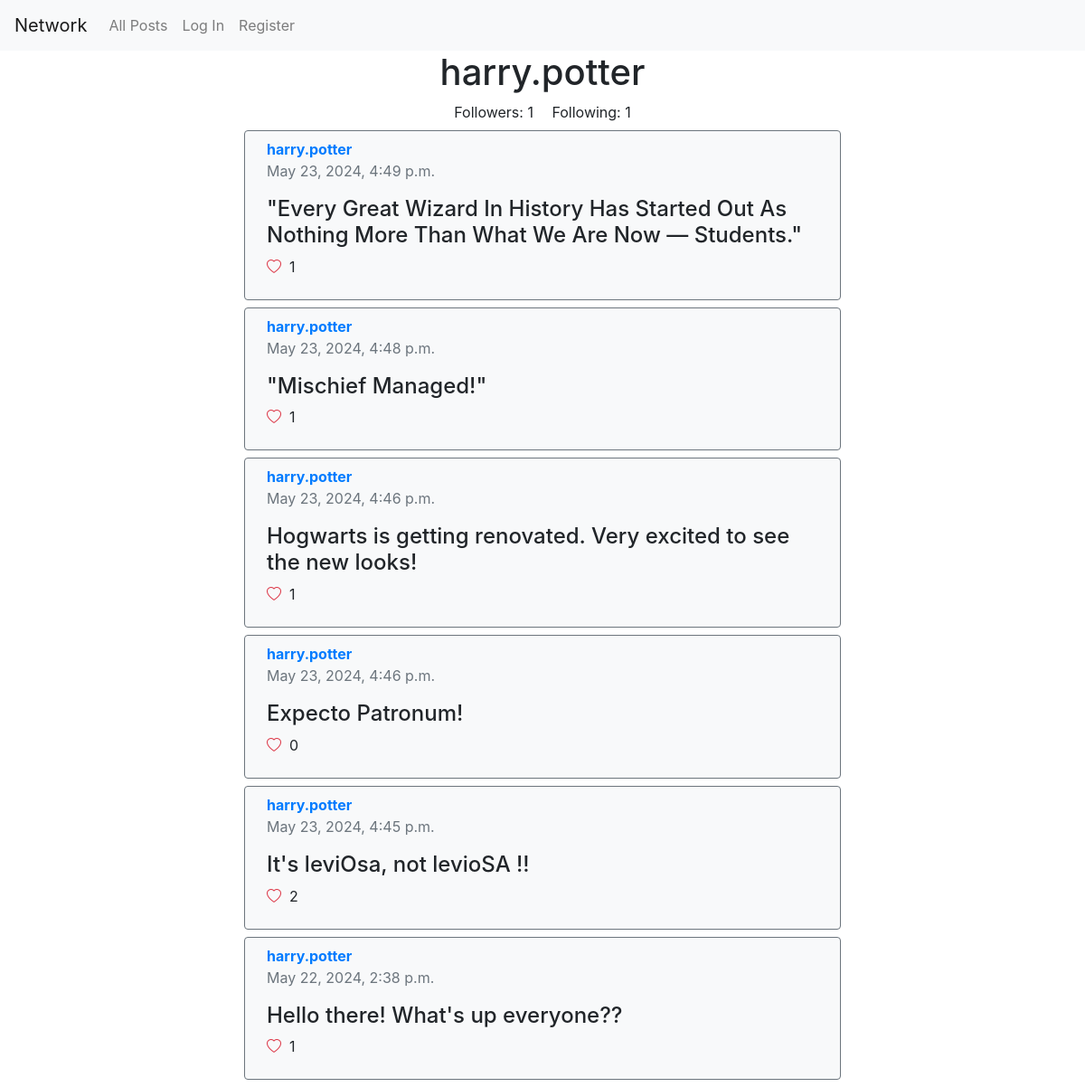
Screenshot of /profile/harry.potter with the database file from the repository.
### network/models.py (models this page shows, shortened)
class User(AbstractUser):
    pass

class Post(models.Model):
  user = models.ForeignKey(User, on_delete=models.CASCADE)
  content = models.TextField()
  timestamp = models.DateTimeField(auto_now_add=True)
  likes = models.PositiveIntegerField(default=0)

### network/views.py (the view)
# urls.py: path('profile/<str:username>', views.profile, name='profile'),
def profile(request, username):
  user = get_object_or_404(User, username=username)
  user_posts = Post.objects.filter(user=user).order_by('-timestamp')
  posts = []
  for post in user_posts:
    if request.user.is_authenticated:
      already_liked = post.liked_by.filter(user=request.user).exists()
      posts.append({
        'post': post,
        'already_liked': already_liked
      })
    else:
      posts.append({
        'post': post
      })
  paginator = Paginator(posts, 10)
  page_number = request.GET.get('page')
  page_obj = paginator.get_page(page_number)
  follower_count = user.followers.count()
  following_count = user.following.count()  # Optional, depending on your model
  show_follow_button = request.user != user and request.user.is_authenticated
  following = False
  if show_follow_button:
    following = Follower.objects.filter(follower=request.user, following=user).exists()
  return render(request, 'network/profile.html', {
      'profile_user': user,
      'posts': page_obj,
      'follower_count': follower_count,
      'following_count': following_count,
      'following': following,
      'show_follow_button': show_follow_button,
      'paginator': paginator
  })

### network/templates/network/profile.html (shortened to what this page needs)
{% extends "network/layout.html" %}
{% block body %}
    <h1>{{ profile_user.username }}</h1>
    <div class="container text-center mb-2">
        <span id="followers" class="mx-2">Followers: {{ follower_count }}</span>
        <span id="following" class="mx-2">Following: {{ following_count }}</span>
    </div>
    <div class="post-container">
        {% for post in posts %}
            <div class="post px-4 py-2 border border border-secondary rounded bg-light mb-2 w-100">
                <p class="mb-0 d-inline-block mr-3"><a href="{% url 'profile' post.post.user.username %}"><strong>{{ post.post.user.username }}</strong></a></p>
                <p class="text-muted mt-0">{{ post.post.timestamp }}</p>
                <p class="h4" id="post-content-{{ post.post.id }}">{{ post.post.content }}</p>
                {% if user.is_authenticated %}
                    <button class="like-button border-0 bg-light" data-post-id="{{ post.post.id }}" onclick="handleLiking(event)">
                        {% if post.already_liked == True %}
                            <i class="bi bi-heart-fill text-danger"></i>
                        {% else %}
                            <i class="bi bi-heart text-danger"></i>
                        {% endif %}
                    </button>
                    <p class="ml-2" id="like-count-{{ post.post.id }}">{{ post.post.likes }}</p>
                {% else %}
                    <p id="like-count-{{ post.post.id }}"><i class="bi bi-heart text-danger"></i> &nbsp;{{ post.post.likes }}</p>
                {% endif %}
            </div>
        {% endfor %}
    </div>
{% endblock %}

### network/static/network/styles.css (style rules this page uses)
.post-container { display: flex; flex-direction: column; align-items: start; justify-content: center; width: 85%; }
@media (min-width: 992px) { .post-container { width: 55%; } }

### rows the page displays
User: username "harry.potter"
Post: post.user.username "harry.potter", post.timestamp "May 23, 2024, 4:49 p.m.", post.content "\"Every Great Wizard In History Has Started Out As Nothing More Than What We Are Now — Students.\"", post.likes "1"
Post: post.user.username "harry.potter", post.timestamp "May 23, 2024, 4:48 p.m.", post.content "\"Mischief Managed!\"", post.likes "1"
Post: post.user.username "harry.potter", post.timestamp "May 23, 2024, 4:46 p.m.", post.content "Hogwarts is getting renovated. Very excited to see the new looks!", post.likes "1"
Post: post.user.username "harry.potter", post.timestamp "May 23, 2024, 4:46 p.m.", post.content "Expecto Patronum!", post.likes "0"
Post: post.user.username "harry.potter", post.timestamp "May 23, 2024, 4:45 p.m.", post.content "It's leviOsa, not levioSA !!", post.likes "2"
Post: post.user.username "harry.potter", post.timestamp "May 22, 2024, 2:38 p.m.", post.content "Hello there! What's up everyone??", post.likes "1"

### other values shown
{{ follower_count }} "1"
{{ following_count }} "1"
